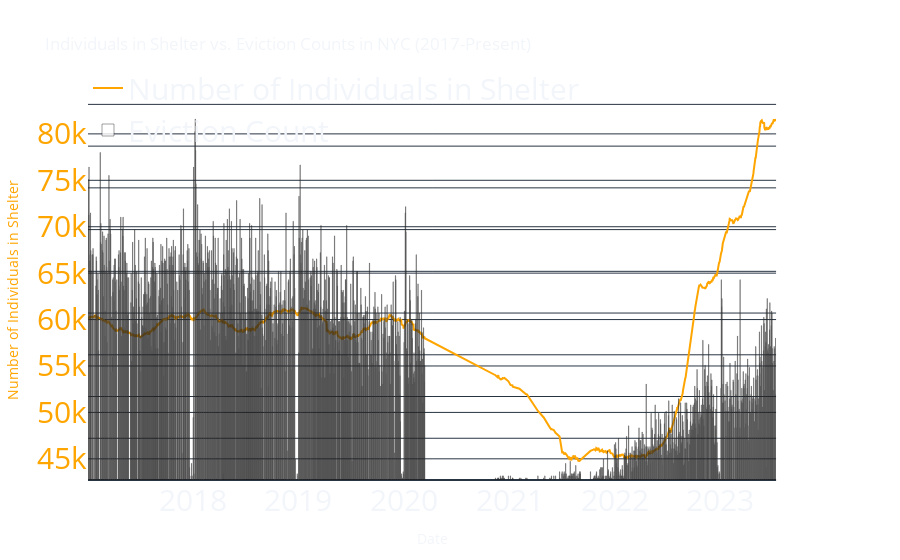

The cell this chart's notebook holds for it:
### Code cell
# Multiply 'eviction_count' by arbitrary number of 10 to normalize given the limitations of the dataset
#merged_df['eviction_count'] = merged_df['eviction_count'] * 10

# Create subplots with shared x-axis
fig = sp.make_subplots(specs=[[{"secondary_y": True}]])

# Line plot for total_individuals_in_shelter
fig.add_trace(
    go.Scatter(
        x=merged_df['executed_date'],
        y=merged_df['total_individuals_in_shelter'],
        mode='lines',
        name='Number of Individuals in Shelter',
        line=dict(color='orange'),
    ),
    secondary_y=False,
    
)

# Bar plot for eviction_count
fig.add_trace(
    go.Bar(
        x=merged_df['executed_date'],
        y=merged_df['eviction_count'],
        name='Eviction Count',
        marker_color='white',
        opacity=0.8
    ),
    secondary_y=True,
    
)

# Set the y-axis titles
fig.update_yaxes(title_text='Number of Individuals in Shelter', color='orange', secondary_y=False, tickfont=dict(size=30))
fig.update_yaxes(title_text='Eviction Count', color='white', secondary_y=True, tickfont=dict(size=30))

# Set the x-axis title
fig.update_xaxes(title_text='Date', tickfont=dict(size=30))

# Set the chart title
fig.update_layout(
    title='Individuals in Shelter vs. Eviction Counts in NYC\n(2017-Present)',
    paper_bgcolor='rgba(0,0,0,0)',
    plot_bgcolor='rgba(0,0,0,0)',
    legend=dict(orientation='h', y=1.1, x=0, font=dict(size=30))
)

# Rotate x-axis tick labels for better readability
fig.update_layout(xaxis_tickangle=0)

# Show the figure
fig.show()

### Figure 1 — Plotly figure (JSON) as saved in the notebook; plotly's stock layout.template omitted (floating-point values rounded to 4 significant figures; data arrays with more than 128 entries replaced by an {"elided": "..."} marker saying what was removed)
{"data": [{"line": {"color": "orange"}, "mode": "lines", "name": "Number of Individuals in Shelter", "type": "scatter", "x": {"elided": "1254 str values"}, "xaxis": "x", "y": {"elided": "1254 int values"}, "yaxis": "y"}, {"marker": {"color": "white"}, "name": "Eviction Count", "opacity": 0.8, "type": "bar", "x": {"elided": "1254 str values"}, "xaxis": "x", "y": {"elided": "1254 int values"}, "yaxis": "y2"}], "layout": {"legend": {"font": {"size": 30}, "orientation": "h", "x": 0, "y": 1.1}, "paper_bgcolor": "rgba(0,0,0,0)", "plot_bgcolor": "rgba(0,0,0,0)", "title": {"text": "Individuals in Shelter vs. Eviction Counts in NYC\n(2017-Present)"}, "xaxis": {"anchor": "y", "domain": [0, 0.94], "tickangle": 0, "tickfont": {"size": 30}, "title": {"text": "Date"}}, "yaxis": {"anchor": "x", "color": "orange", "domain": [0, 1], "tickfont": {"size": 30}, "title": {"text": "Number of Individuals in Shelter"}}, "yaxis2": {"anchor": "x", "color": "white", "overlaying": "y", "side": "right", "tickfont": {"size": 30}, "title": {"text": "Eviction Count"}}}}
